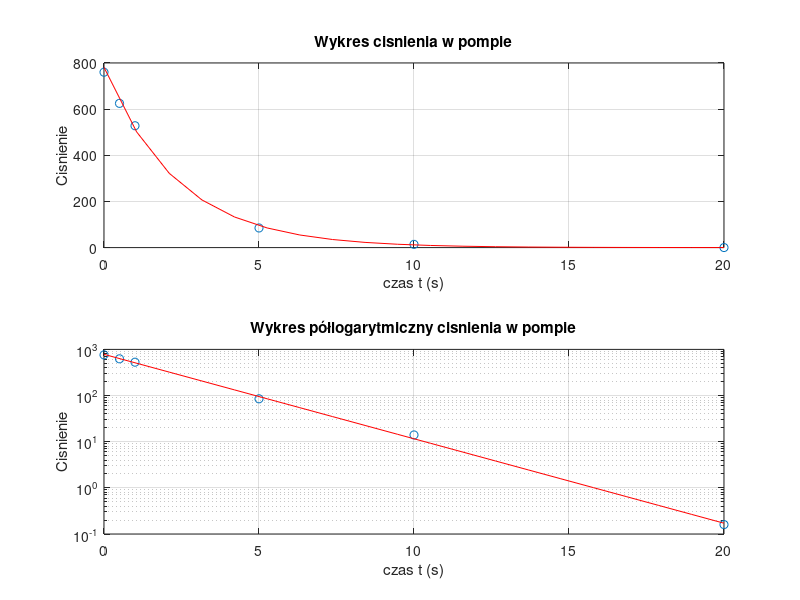

Source code (MATLAB):
%PRZYKLAD9_6 dopasowanie krzywej wykładniczej 

t=[0 0.5 1 5 10 20]; 
P=[760 625 528 85 14 0.16]; %pierwotne dane 
Pp=log(P);                  %dane przekształcone 
a=polyfit(t,Pp,1);          %dopasowanie lin. do przekształcoych danych 
P0=exp(a(2));   %obliczanie stałej P0
T = -1/a(1);    %obliczanie stałej T
disp(['stała P0 = ', num2str(P0), ', stała T = ', num2str(T)])

%narysowanie wykresu w skali liniowej 
twyk=linspace(0,20,20);  %dane do wykresu 
Pwyk=P0*exp(-twyk/T); 
figure, subplot(2,1,1)
plot(t,P,'o', twyk, Pwyk, 'r-'), grid on
xlabel('czas t (s)'), ylabel('Cisnienie')
title('Wykres cisnienia w pompie')

%narysowanie wykresu w skali półlogarytmicznej 
Pwyk_log= exp(polyval(a,twyk)); %dane do wykresu półlogarytm. 
subplot(2,1,2)
semilogy(t,P,'o', twyk, Pwyk_log, 'r-'), grid on 
xlabel('czas t (s)'), ylabel('Cisnienie')
title('Wykres półlogarytmiczny cisnienia w pompie')


